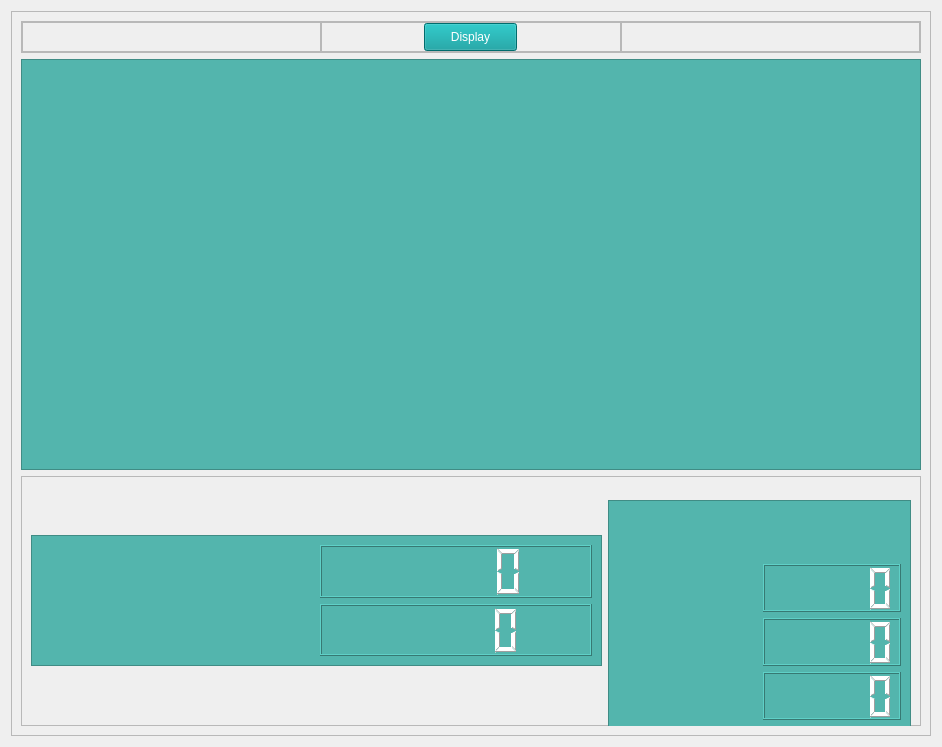
            <widget class="QWidget" name="Statistics_VB">
             <layout class="QVBoxLayout" name="verticalLayout_29">
              <item>
               <widget class="QFrame" name="frame_34">
                <property name="sizePolicy">
                 <sizepolicy hsizetype="Minimum" vsizetype="Minimum">
                  <horstretch>0</horstretch>
                  <verstretch>0</verstretch>
                 </sizepolicy>
                </property>
                <property name="frameShape">
                 <enum>QFrame::StyledPanel</enum>
                </property>
                <property name="frameShadow">
                 <enum>QFrame::Raised</enum>
                </property>
                <layout class="QVBoxLayout" name="verticalLayout_28">
                 <item>
                  <widget class="QFrame" name="frame_46">
                   <property name="minimumSize">
                    <size>
                     <width>0</width>
                     <height>32</height>
                    </size>
                   </property>
                   <property name="maximumSize">
                    <size>
                     <width>16777215</width>
                     <height>32</height>
                    </size>
                   </property>
                   <property name="frameShape">
                    <enum>QFrame::StyledPanel</enum>
                   </property>
                   <property name="frameShadow">
                    <enum>QFrame::Raised</enum>
                   </property>
                   <layout class="QHBoxLayout" name="horizontalLayout_41">
                    <property name="spacing">
                     <number>0</number>
                    </property>
                    <property name="leftMargin">
                     <number>0</number>
                    </property>
                    <property name="topMargin">
                     <number>0</number>
                    </property>
                    <property name="rightMargin">
                     <number>0</number>
                    </property>
                    <property name="bottomMargin">
                     <number>0</number>
                    </property>
                    <item>
                     <widget class="QFrame" name="frame_53">
                      <property name="styleSheet">
                       <string notr="true"/>
                      </property>
                      <property name="frameShape">
                       <enum>QFrame::StyledPanel</enum>
                      </property>
                      <property name="frameShadow">
                       <enum>QFrame::Raised</enum>
                      </property>
                     </widget>
                    </item>
                    <item>
                     <widget class="QFrame" name="frame_54">
                      <property name="maximumSize">
                       <size>
                        <width>16777215</width>
                        <height>30</height>
                       </size>
                      </property>
                      <property name="styleSheet">
                       <string notr="true">QPushButton{
	background-color: rgb(0, 151, 152);
	color: #fff;
}
QPushButton:hover{
    border-color: rgb(255, 255, 255);
	background-color: rgb(0, 181, 182);
}
QPushButton:pressed {
	background-color:  rgb(0, 191, 192);
	border-bottom: 2px solid rgb(255, 165, 24);
}</string>
                      </property>
                      <property name="frameShape">
                       <enum>QFrame::StyledPanel</enum>
                      </property>
                      <property name="frameShadow">
                       <enum>QFrame::Raised</enum>
                      </property>
                      <layout class="QHBoxLayout" name="horizontalLayout_42">
                       <property name="spacing">
                        <number>0</number>
                       </property>
                       <property name="leftMargin">
                        <number>0</number>
                       </property>
                       <property name="topMargin">
                        <number>0</number>
                       </property>
                       <property name="rightMargin">
                        <number>0</number>
                       </property>
                       <property name="bottomMargin">
                        <number>0</number>
                       </property>
                       <item>
                        <widget class="QPushButton" name="pushButton_6">
                         <property name="minimumSize">
                          <size>
                           <width>93</width>
                           <height>28</height>
                          </size>
                         </property>
                         <property name="maximumSize">
                          <size>
                           <width>93</width>
                           <height>28</height>
                          </size>
                         </property>
                         <property name="text">
                          <string>Display</string>
                         </property>
                        </widget>
                       </item>
                      </layout>
                     </widget>
                    </item>
                    <item>
                     <widget class="QFrame" name="frame_55">
                      <property name="styleSheet">
                       <string notr="true"/>
                      </property>
                      <property name="frameShape">
                       <enum>QFrame::StyledPanel</enum>
                      </property>
                      <property name="frameShadow">
                       <enum>QFrame::Raised</enum>
                      </property>
                     </widget>
                    </item>
                   </layout>
                  </widget>
                 </item>
                 <item alignment="Qt::AlignHCenter">
                  <widget class="QFrame" name="Stats_1_VB">
                   <property name="minimumSize">
                    <size>
                     <width>900</width>
                     <height>411</height>
                    </size>
                   </property>
                   <property name="maximumSize">
                    <size>
                     <width>900</width>
                     <height>411</height>
                    </size>
                   </property>
                   <property name="styleSheet">
                    <string notr="true">background-color: rgb(83, 181, 173);
</string>
                   </property>
                   <property name="frameShape">
                    <enum>QFrame::StyledPanel</enum>
                   </property>
                   <property name="frameShadow">
                    <enum>QFrame::Raised</enum>
                   </property>
                   <layout class="QVBoxLayout" name="verticalLayout_7">
                    <property name="leftMargin">
                     <number>10</number>
                    </property>
                    <property name="topMargin">
                     <number>0</number>
                    </property>
                    <property name="rightMargin">
                     <number>10</number>
                    </property>
                    <property name="bottomMargin">
                     <number>20</number>
                    </property>
                    <item>
                     <widget class="QLabel" name="T1_VB">
                      <property name="font">
                       <font>
                        <family>MS Shell Dlg 2</family>
                        <pointsize>13</pointsize>
                        <weight>50</weight>
                        <italic>false</italic>
                        <bold>false</bold>
                       </font>
                      </property>
                      <property name="styleSheet">
                       <string notr="true">color: rgb(255, 255, 255);
font: 13pt &quot;MS Shell Dlg 2&quot;;</string>
                      </property>
                      <property name="text">
                       <string/>
                      </property>
                      <property name="wordWrap">
                       <bool>false</bool>
                      </property>
                     </widget>
                    </item>
                    <item>
                     <widget class="QLabel" name="T2_VB">
                      <property name="styleSheet">
                       <string notr="true">color: rgb(255, 255, 255);
font: 13pt &quot;MS Shell Dlg 2&quot;;</string>
                      </property>
                      <property name="text">
                       <string/>
                      </property>
                      <property name="wordWrap">
                       <bool>false</bool>
                      </property>
                     </widget>
                    </item>
                    <item>
                     <widget class="QLabel" name="T3_VB">
                      <property name="styleSheet">
                       <string notr="true">color: rgb(255, 255, 255);
font: 13pt &quot;MS Shell Dlg 2&quot;;</string>
                      </property>
                      <property name="text">
                       <string/>
                      </property>
                      <property name="wordWrap">
                       <bool>false</bool>
                      </property>
                     </widget>
                    </item>
                    <item>
                     <widget class="QLabel" name="T4_VB">
                      <property name="styleSheet">
                       <string notr="true">color: rgb(255, 255, 255);
font: 13pt &quot;MS Shell Dlg 2&quot;;</string>
                      </property>
                      <property name="text">
                       <string/>
                      </property>
                      <property name="wordWrap">
                       <bool>false</bool>
                      </property>
                     </widget>
                    </item>
                    <item>
                     <widget class="QLabel" name="T5_VB">
                      <property name="styleSheet">
                       <string notr="true">color: rgb(255, 255, 255);
font: 13pt &quot;MS Shell Dlg 2&quot;;</string>
                      </property>
                      <property name="text">
                       <string/>
                      </property>
                      <property name="wordWrap">
                       <bool>false</bool>
                      </property>
                     </widget>
                    </item>
                    <item>
                     <widget class="QLabel" name="T6_VB">
                      <property name="styleSheet">
                       <string notr="true">color: rgb(255, 255, 255);
font: 13pt &quot;MS Shell Dlg 2&quot;;</string>
                      </property>
                      <property name="text">
                       <string/>
                      </property>
                      <property name="wordWrap">
                       <bool>false</bool>
                      </property>
                     </widget>
                    </item>
                    <item>
                     <widget class="QLabel" name="T7_VB">
                      <property name="styleSheet">
                       <string notr="true">color: rgb(255, 255, 255);
font: 13pt &quot;MS Shell Dlg 2&quot;;</string>
                      </property>
                      <property name="text">
                       <string/>
                      </property>
                      <property name="wordWrap">
                       <bool>false</bool>
                      </property>
                     </widget>
                    </item>
                   </layout>
                  </widget>
                 </item>
                 <item>
                  <widget class="QFrame" name="frame_35">
                   <property name="frameShape">
                    <enum>QFrame::StyledPanel</enum>
                   </property>
                   <property name="frameShadow">
                    <enum>QFrame::Raised</enum>
                   </property>
                   <layout class="QHBoxLayout" name="horizontalLayout_30">
                    <item>
                     <widget class="QFrame" name="Stats_2_VB">
                      <property name="minimumSize">
                       <size>
                        <width>571</width>
                        <height>131</height>
                       </size>
                      </property>
                      <property name="maximumSize">
                       <size>
                        <width>571</width>
                        <height>131</height>
                       </size>
                      </property>
                      <property name="styleSheet">
                       <string notr="true">background-color: rgb(83, 181, 173);
</string>
                      </property>
                      <property name="frameShape">
                       <enum>QFrame::StyledPanel</enum>
                      </property>
                      <property name="frameShadow">
                       <enum>QFrame::Raised</enum>
                      </property>
                      <layout class="QGridLayout" name="gridLayout_9">
                       <item row="0" column="0">
                        <widget class="QLabel" name="total_pes_VB">
                         <property name="styleSheet">
                          <string notr="true">color: rgb(255, 255, 255);
font: 12pt &quot;Calibri&quot;;</string>
                         </property>
                         <property name="text">
                          <string/>
                         </property>
                        </widget>
                       </item>
                       <item row="1" column="0">
                        <widget class="QLabel" name="total_defect_VB">
                         <property name="styleSheet">
                          <string notr="true">color: rgb(255, 255, 255);
font: 12pt &quot;Calibri&quot;;</string>
                         </property>
                         <property name="text">
                          <string/>
                         </property>
                        </widget>
                       </item>
                       <item row="0" column="1">
                        <widget class="QLCDNumber" name="num_pes_VB">
                         <property name="styleSheet">
                          <string notr="true">color: rgb(255, 255, 255);</string>
                         </property>
                        </widget>
                       </item>
                       <item row="1" column="1">
                        <widget class="QLCDNumber" name="num_defect_VB">
                         <property name="styleSheet">
                          <string notr="true">color: rgb(255, 255, 255);</string>
                         </property>
                        </widget>
                       </item>
                      </layout>
                     </widget>
                    </item>
                    <item>
                     <widget class="QFrame" name="Stats_3_VB">
                      <property name="minimumSize">
                       <size>
                        <width>0</width>
                        <height>230</height>
                       </size>
                      </property>
                      <property name="maximumSize">
                       <size>
                        <width>601</width>
                        <height>201</height>
                       </size>
                      </property>
                      <property name="styleSheet">
                       <string notr="true">background-color: rgb(83, 181, 173);
</string>
                      </property>
                      <property name="frameShape">
                       <enum>QFrame::StyledPanel</enum>
                      </property>
                      <property name="frameShadow">
                       <enum>QFrame::Raised</enum>
                      </property>
                      <layout class="QGridLayout" name="gridLayout_15">
                       <item row="2" column="1">
                        <widget class="QLCDNumber" name="numd2_VB">
                         <property name="styleSheet">
                          <string notr="true">color: rgb(255, 255, 255);</string>
                         </property>
                        </widget>
                       </item>
                       <item row="1" column="1">
                        <widget class="QLCDNumber" name="numd1_VB">
                         <property name="styleSheet">
                          <string notr="true">color: rgb(255, 255, 255);</string>
                         </property>
                        </widget>
                       </item>
                       <item row="3" column="0">
                        <widget class="QLabel" name="d3_VB">
                         <property name="styleSheet">
                          <string notr="true">color: rgb(255, 255, 255);
font: 12pt &quot;Calibri&quot;;</string>
                         </property>
                         <property name="text">
                          <string/>
                         </property>
                        </widget>
                       </item>
                       <item row="3" column="1">
                        <widget class="QLCDNumber" name="numd3_VB">
                         <property name="styleSheet">
                          <string notr="true">color: rgb(255, 255, 255);</string>
                         </property>
                        </widget>
                       </item>
                       <item row="2" column="0">
                        <widget class="QLabel" name="d2_VB">
                         <property name="styleSheet">
                          <string notr="true">color: rgb(255, 255, 255);
font: 12pt &quot;Calibri&quot;;</string>
                         </property>
                         <property name="text">
                          <string/>
                         </property>
                        </widget>
                       </item>
                       <item row="1" column="0">
                        <widget class="QLabel" name="d1_VB">
                         <property name="styleSheet">
                          <string notr="true">color: rgb(255, 255, 255);
font: 12pt &quot;Calibri&quot;;</string>
                         </property>
                         <property name="text">
                          <string/>
                         </property>
                        </widget>
                       </item>
                       <item row="0" column="0" colspan="2">
                        <widget class="QLabel" name="label_2">
                         <property name="styleSheet">
                          <string notr="true">color: rgb(255, 255, 255);
font: 75 12pt &quot;Calibri&quot;;
</string>
                         </property>
                         <property name="text">
                          <string/>
                         </property>
                        </widget>
                       </item>
                      </layout>
                     </widget>
                    </item>
                   </layout>
                  </widget>
                 </item>
                </layout>
               </widget>
              </item>
             </layout>
            </widget>
